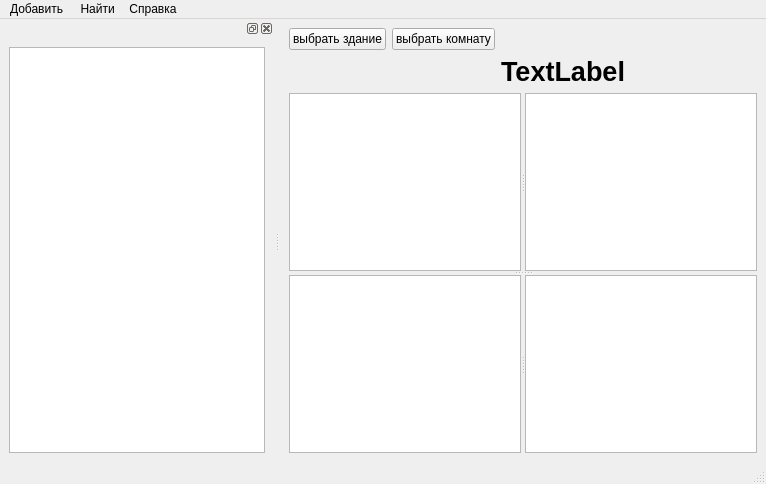
<?xml version="1.0" encoding="UTF-8"?>
<ui version="4.0">
 <class>RoomViewer</class>
 <widget class="QMainWindow" name="RoomViewer">
  <property name="geometry">
   <rect>
    <x>0</x>
    <y>0</y>
    <width>766</width>
    <height>484</height>
   </rect>
  </property>
  <property name="windowTitle">
   <string>RoomViewer</string>
  </property>
  <widget class="QWidget" name="centralwidget">
   <layout class="QGridLayout" name="gridLayout">
    <item row="1" column="0">
     <spacer name="horizontalSpacer">
      <property name="orientation">
       <enum>Qt::Horizontal</enum>
      </property>
      <property name="sizeHint" stdset="0">
       <size>
        <width>220</width>
        <height>20</height>
       </size>
      </property>
     </spacer>
    </item>
    <item row="1" column="1">
     <widget class="QLabel" name="lblRoomName">
      <property name="font">
       <font>
        <pointsize>20</pointsize>
        <bold>true</bold>
       </font>
      </property>
      <property name="text">
       <string>TextLabel</string>
      </property>
      <property name="alignment">
       <set>Qt::AlignCenter</set>
      </property>
     </widget>
    </item>
    <item row="1" column="2">
     <spacer name="horizontalSpacer_2">
      <property name="orientation">
       <enum>Qt::Horizontal</enum>
      </property>
      <property name="sizeHint" stdset="0">
       <size>
        <width>220</width>
        <height>20</height>
       </size>
      </property>
     </spacer>
    </item>
    <item row="2" column="0" colspan="3">
     <widget class="QSplitter" name="splitter_3">
      <property name="orientation">
       <enum>Qt::Vertical</enum>
      </property>
      <property name="childrenCollapsible">
       <bool>false</bool>
      </property>
      <widget class="QSplitter" name="splitter">
       <property name="orientation">
        <enum>Qt::Horizontal</enum>
       </property>
       <property name="childrenCollapsible">
        <bool>false</bool>
       </property>
       <widget class="QTableView" name="tvItems">
        <property name="editTriggers">
         <set>QAbstractItemView::NoEditTriggers</set>
        </property>
       </widget>
       <widget class="QPlainTextEdit" name="pteInfoItems">
        <property name="readOnly">
         <bool>true</bool>
        </property>
       </widget>
      </widget>
      <widget class="QSplitter" name="splitter_2">
       <property name="orientation">
        <enum>Qt::Horizontal</enum>
       </property>
       <property name="childrenCollapsible">
        <bool>false</bool>
       </property>
       <widget class="QTableView" name="tvServiceItems"/>
       <widget class="QTableView" name="tvProblemSolutionItems"/>
      </widget>
     </widget>
    </item>
    <item row="0" column="0">
     <layout class="QHBoxLayout" name="horizontalLayout">
      <item>
       <widget class="QPushButton" name="pushButton_2">
        <property name="text">
         <string>выбрать здание</string>
        </property>
       </widget>
      </item>
      <item>
       <widget class="QPushButton" name="pushButton">
        <property name="text">
         <string>выбрать комнату</string>
        </property>
       </widget>
      </item>
     </layout>
    </item>
   </layout>
  </widget>
  <widget class="QMenuBar" name="menubar">
   <property name="geometry">
    <rect>
     <x>0</x>
     <y>0</y>
     <width>766</width>
     <height>22</height>
    </rect>
   </property>
   <widget class="QMenu" name="menu">
    <property name="title">
     <string>Добавить</string>
    </property>
    <addaction name="mnuAddItem"/>
    <addaction name="mnuAddRoom"/>
    <addaction name="mnuAddBuilding"/>
   </widget>
   <widget class="QMenu" name="menu_2">
    <property name="title">
     <string> Найти</string>
    </property>
    <addaction name="findDeviceByNumber"/>
    <addaction name="findDeviceByName"/>
   </widget>
   <widget class="QMenu" name="menu_3">
    <property name="title">
     <string>Справка</string>
    </property>
   </widget>
   <addaction name="menu"/>
   <addaction name="menu_2"/>
   <addaction name="menu_3"/>
  </widget>
  <widget class="QStatusBar" name="statusbar"/>
  <widget class="QDockWidget" name="dockWidget">
   <attribute name="dockWidgetArea">
    <number>1</number>
   </attribute>
   <widget class="QWidget" name="dockWidgetContents">
    <layout class="QGridLayout" name="gridLayout_2">
     <item row="0" column="0">
      <widget class="QTreeView" name="treeView">
       <property name="animated">
        <bool>false</bool>
       </property>
       <attribute name="headerVisible">
        <bool>true</bool>
       </attribute>
      </widget>
     </item>
    </layout>
   </widget>
  </widget>
  <action name="mnuAddItem">
   <property name="text">
    <string>Оборудование...</string>
   </property>
  </action>
  <action name="findDeviceByNumber">
   <property name="text">
    <string>по инвентарному номеру</string>
   </property>
  </action>
  <action name="findDeviceByName">
   <property name="text">
    <string>по названию</string>
   </property>
  </action>
  <action name="mnuAddBuilding">
   <property name="text">
    <string>Здание</string>
   </property>
  </action>
  <action name="mnuAddRoom">
   <property name="text">
    <string>Комнату</string>
   </property>
  </action>
 </widget>
 <resources/>
 <connections/>
</ui>
